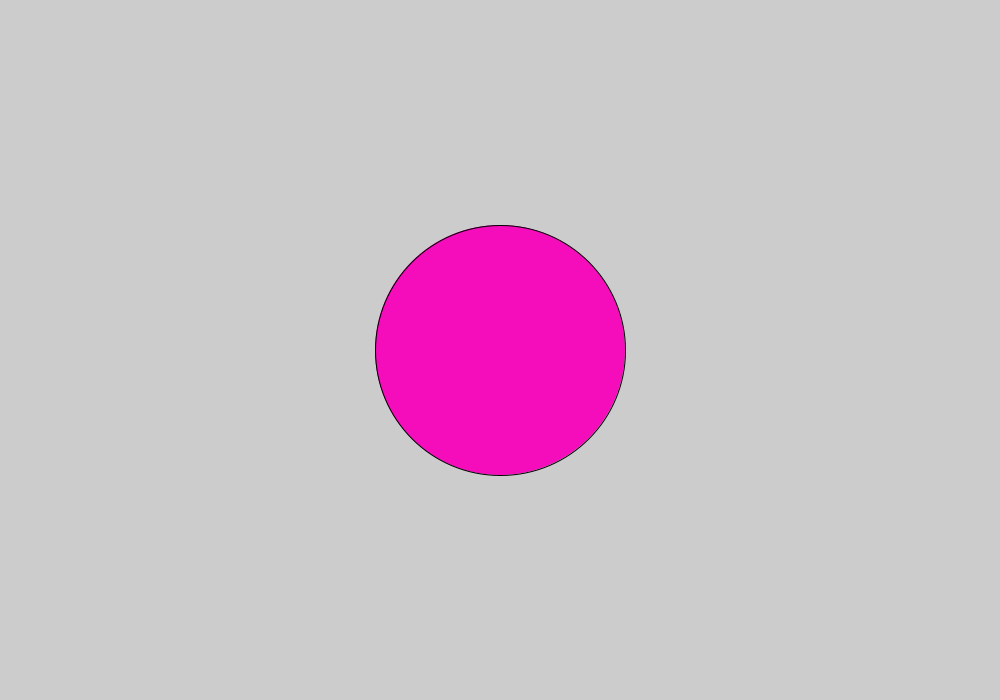
Frame 1 (no input)
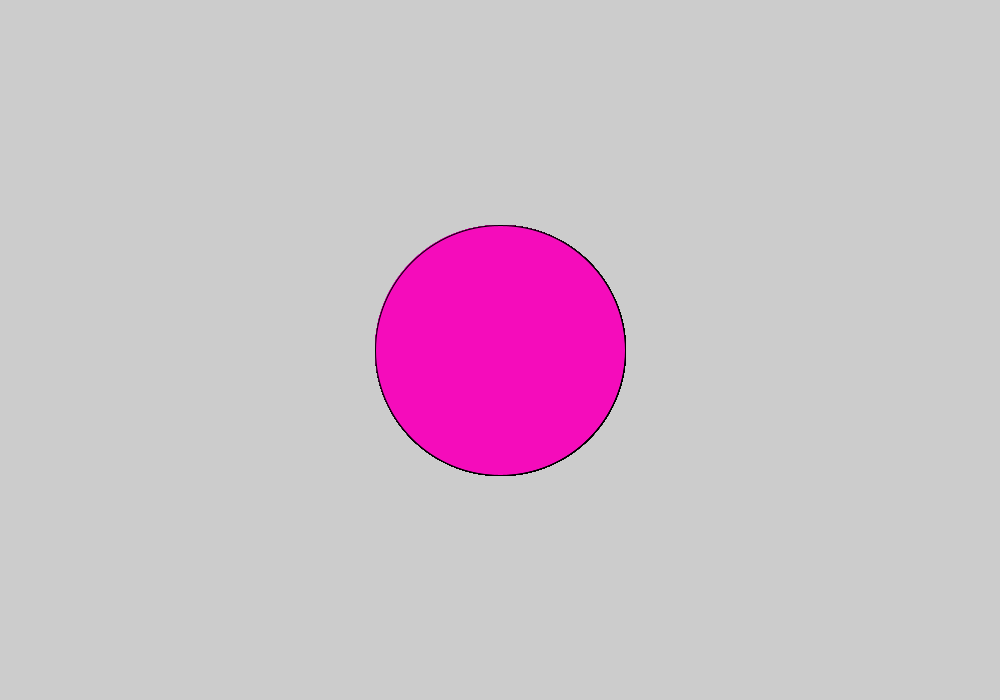
Frame 60 (the mouse pressed at the canvas centre just before this capture)
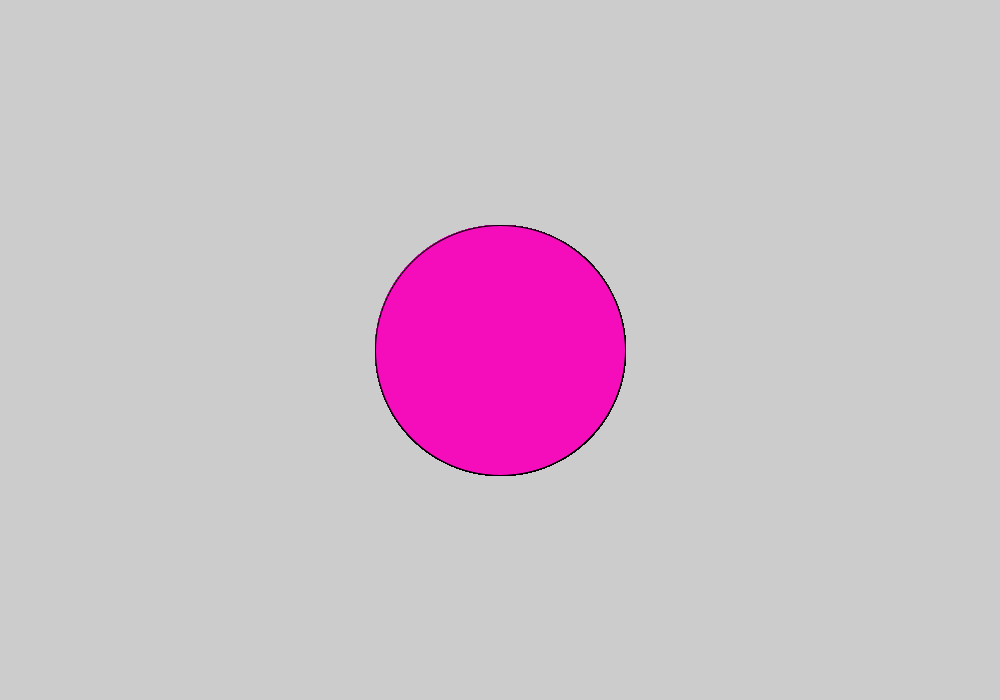
Frame 120 (the mouse held since frame 60 and released just before this capture)

The Processing sketch that drew these frames (run headless with seeded random() and noise(); from frame 60 on, the mouse is pressed at the canvas centre):

// Processing sketch: sketch_260421_day02_2nd
// ── sketch_260421_day02_2nd.pde
void setup()
{
  size(1000,700);
}

void draw()
{
  if(mouseY>height/2)
  {
  fill(#0CEFF5);
  }

else
{
  fill(#F50CBB);
}
  ellipse(width/2,height/2,250,250);
}
